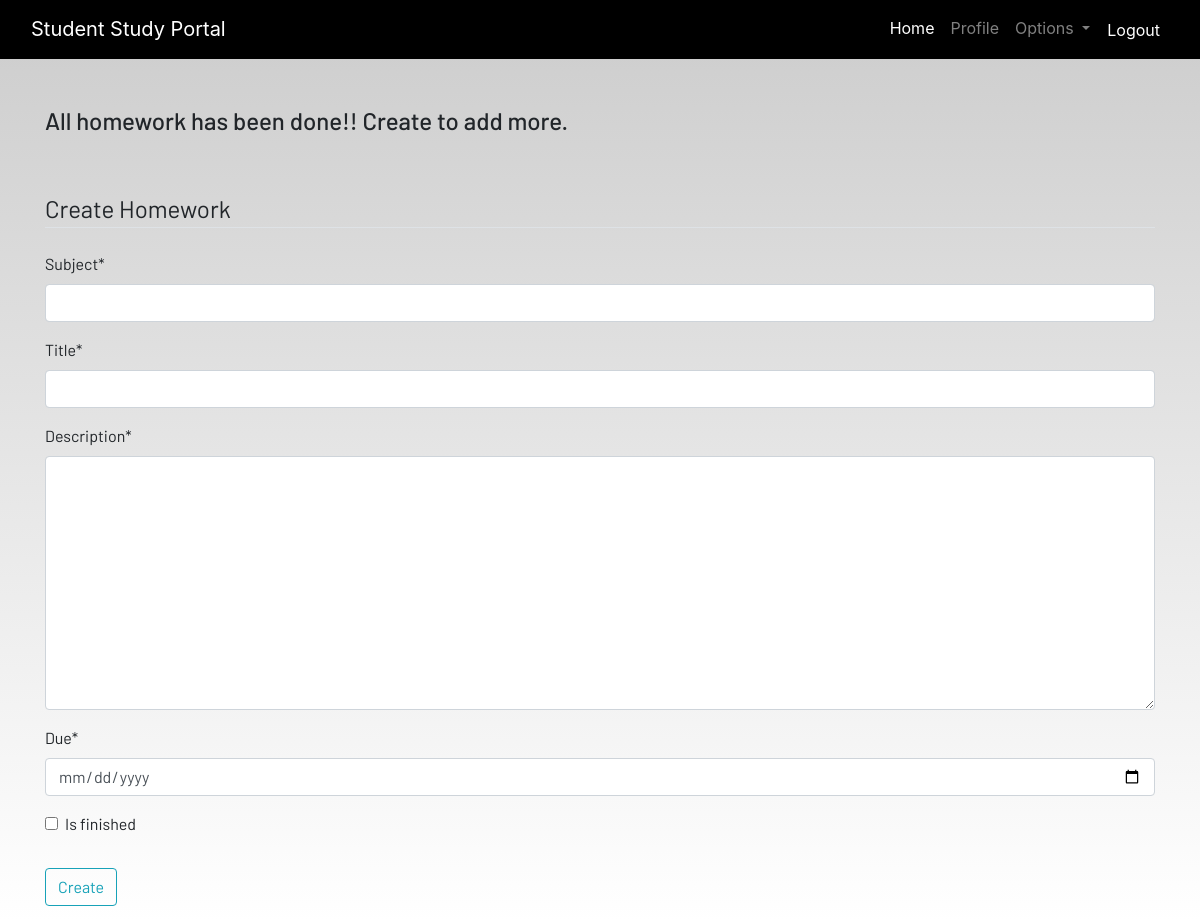
Page /homework (signed in) on the earlier database version.
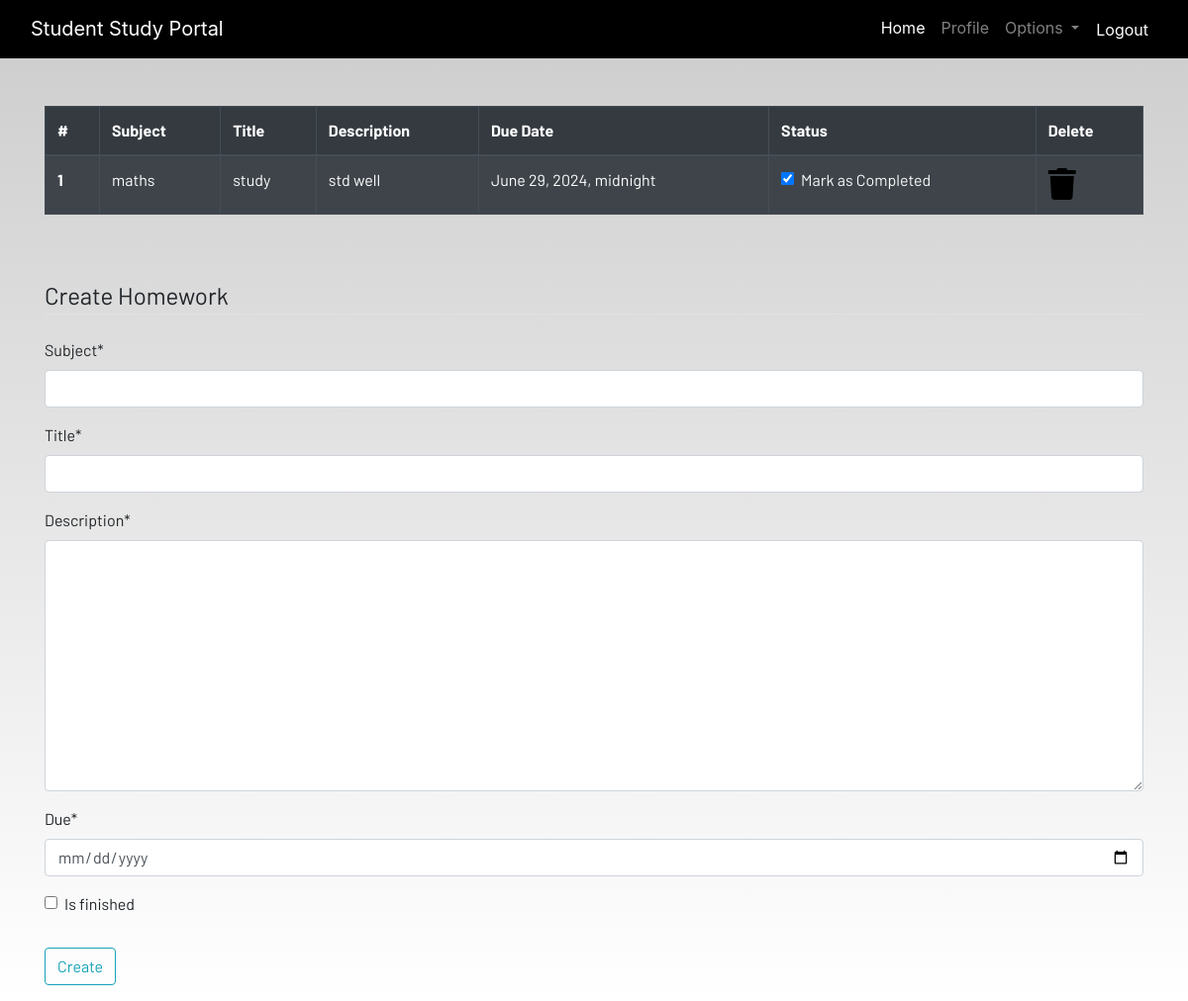
Same page on the later database version.
### dashboard/models.py (models this page shows, shortened)
class Homework(models.Model):
    user = models.ForeignKey(User, on_delete=models.CASCADE)
    subject = models.CharField(max_length=50)
    title = models.CharField(max_length=100)
    description = models.TextField()
    due = models.DateTimeField()
    is_finished = models.BooleanField(default=False)

### dashboard/views.py (the view)
# urls.py: path('homework',views.homework, name="homework"),
@login_required
def homework(request):
    if request.method == "POST":
        form = HomeworkForm(request.POST)
        if form.is_valid():
            try:
                finished = request.POST['is_finished']
                if finished == 'on':
                    finished = True
                else:
                    finished = False
            except:
                finished = False
            homeworks = Homework(
                user = request.user,
                subject = request.POST['subject'],
                title = request.POST['title'],
                description = request.POST['description'],
                due = request.POST['due'],
                is_finished = finished
            )
            homeworks.save()
            messages.success(request,f'Homework Added from {request.user.username}!!.')
    else:
        form = HomeworkForm()
    homework = Homework.objects.filter(user=request.user)
    if len(homework) == 0:
        homework_done = True
    else:
        homework_done = False
    context = {'homeworks':homework,
               'homework_done':homework_done,
               'form':form,
               }
    return render(request, 'dashboard/homework.html',context)

### dashboard/forms.py
class HomeworkForm(forms.ModelForm):
    class Meta:
        model = Homework
        fields = ['subject', 'title', 'description', 'due', 'is_finished']
        widgets = {
            'due': DateInput(),
        }

### dashboard/templates/dashboard/homework.html (shortened to what this page needs)
{% extends 'dashboard/base.html' %}
{% load static %}
{% load crispy_forms_tags %}
{% block content %}
<div class="container">
    {% if not homework_done %}
    <table class="table table-striped table-bordered table-hover table-dark">
        <thead>
            <tr>
                <th scope="col">#</th>
                <th scope="col">Subject</th>
                <th scope="col">Title</th>
                <th scope="col">Description</th>
                <th scope="col">Due Date</th>
                <th scope="col">Status</th>
                <th scope="col">Delete</th>
            </tr>
        </thead>
        <tbody>
            {% for hw in homeworks %}
            <tr>
                <th scope="row">{{ forloop.counter }}</th>
                <td>{{ hw.subject }}</td>
                <td>{{ hw.title }}</td>
                <td>{{ hw.description }}</td>
                <td>{{ hw.due }}</td>
                <td>
                    <form method="POST" action="{% url 'update-homework' hw.id %}">
                        <div class="form-check">
                            <input class="form-check-input" type="checkbox" name="is_finished" value="on" {% if hw.is_finished %}checked{% endif %} onchange="this.form.submit()">
                            <label class="form-check-label text-light" for="flexCheckDefault">
                                Mark as Completed
                            </label>
                        </div>
                    </form>
                </td>
                <td><a href="{% url 'delete-homework' hw.id %}"><i class="fa fa-trash fa-2x"></i></a></td>
            </tr>
            {% endfor %}
        </tbody>
    </table>
    {% else %}
    <h4>All homework has been done!! Create to add more.</h4>
    {% endif %}
</div><br><br>
<div class="container">
    <form method="POST">
        <fieldset class="form-group">
            <legend class="border-bottom mb-4">Create Homework</legend>
            {{ form|crispy }}
        </fieldset>
        <div class="form-group">
            <button href="" class="btn btn-outline-info" type="submit">
                Create
            </button>
        </div>
    </form>
</div>
{% endblock content %}

### dashboard/templates/dashboard/base.html (shortened to what this page needs)
<!DOCTYPE html>
{% load static %}
<html lang="en">
<head>
  <link rel="stylesheet" href="https://stackpath.bootstrapcdn.com/bootstrap/4.3.1/css/bootstrap.min.css"
 />
  <link rel="stylesheet" href="https://use.fontawesome.com/releases/v5.7.2/css/all.css"
 />
  <link rel="stylesheet" href="{% static 'css/main.css' %}" />
</head>
<body>
  <header>
    <nav class="navbar navbar-expand-lg navbar-dark bg-dark">
      <div class="container-fluid">
        <a class="navbar-brand" href="{% url 'home' %}">Student Study Portal</a>
        <div class="collapse navbar-collapse justify-content-end" id="navbarSupportedContent">
          <ul class="navbar-nav mb-2 mb-lg-0">
            <li class="nav-item">
              <a class="nav-link active" aria-current="page" href="{% url 'home' %}">Home</a>
            </li>
            {% if user.is_authenticated %}
            <li class="nav-item">
              <a class="nav-link" href="{% url 'profile' %}">Profile</a>
            </li>
            <li class="nav-item dropdown">
              <a class="nav-link dropdown-toggle" href="#" id="navbarDropdown" role="button" data-toggle="dropdown"
                aria-haspopup="true" aria-expanded="false">
                Options
              </a>
            </li>
            <li class="nav-item">
              <form method="POST" action="{% url 'logout' %}" class="nav-link">
                <button type="submit" class="btn btn-link" style="padding: 0; color: white; text-decoration: none;">Logout</button>
              </form>
            </li>
            {% endif %}
          </ul>
        </div>
      </div>
    </nav>
  </header>
  <br /><br />
  <main>
    {% block content %}
    {% endblock content %}
  </main>
</body>
</html>

### static/css/main.css (style rules this page uses)
html { scroll-behavior: smooth; height: 100%; width: 100%; }
main { font-family: Barlow, Quicksand, Rubik, sans-serif, serif, 'Times New Roman', Times, serif !important; }
.navbar { background-color: rgb(0, 0, 0) !important; }
a { text-decoration: none !important; color: black; }
html, body { max-width: 100%; overflow-x: hidden; height: 100%; width: 100%; }
body { background: linear-gradient(rgba(0, 0, 0, 0.2), rgba(255, 255, 255, 0.5)); overflow-x: hidden; background-repeat: no-repeat; }
.fa { color: black; }

Differences in the rows shown:
added Homework: subject "maths", title "study", description "std well", due "June 29, 2024, midnight", is_finished "☑"
Other differences:
text no longer shown: "All homework has been done!! Create to add more."
text now shown: "# Subject Title Description Due Date Status Delete"
